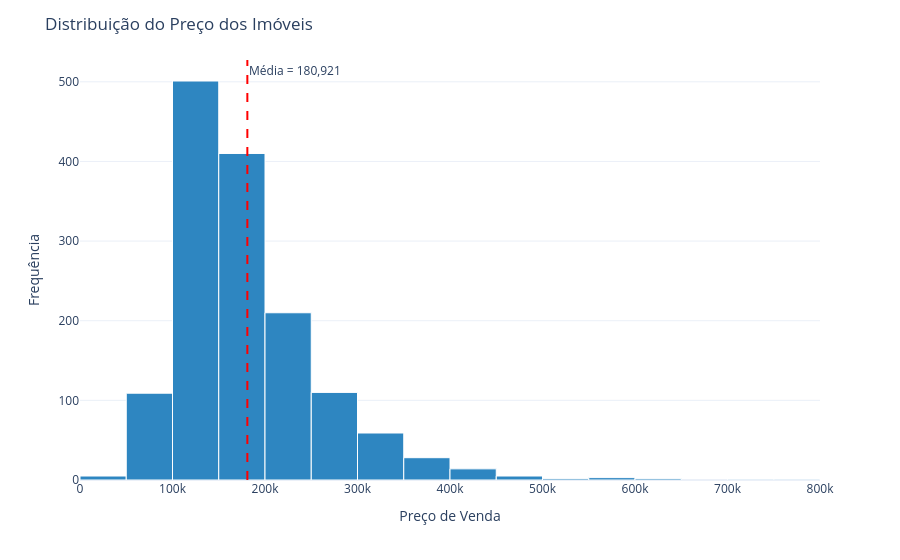

The notebook cell this image was saved under:
### Markdown cell above
## 5.3 Distribuição das Variáveis

Após a análise das medidas descritivas, foram construídos histogramas, gráficos de densidade e boxplots para investigar o comportamento das principais variáveis utilizadas no estudo. Essas representações gráficas complementam a estatística descritiva, permitindo visualizar aspectos que nem sempre são evidentes apenas por meio das medidas numéricas.

Por meio desses gráficos, é possível avaliar a forma da distribuição dos dados, identificar a presença de assimetria, verificar a ocorrência de valores extremos (outliers) e analisar o grau de dispersão das observações. Essas informações são fundamentais para compreender o comportamento das variáveis e orientar a escolha do modelo estatístico mais adequado.

Além disso, a análise gráfica permite verificar se as características observadas nas distribuições são compatíveis com os pressupostos dos modelos considerados, fornecendo evidências importantes para a justificativa da utilização do Modelo Linear Generalizado (MLG) na etapa de modelagem.

### Code cell
# ==========================================================
# HISTOGRAMA DO PREÇO DOS IMÓVEIS
# ==========================================================

fig = px.histogram(
    dados,
    x="SalePrice",
    nbins=30,
    color_discrete_sequence=["#2E86C1"]
)

fig.update_traces(
    marker_line_color="white",
    marker_line_width=1
)

media = dados["SalePrice"].mean()

fig.add_vline(
    x=media,
    line_dash="dash",
    line_color="red",
    annotation_text=f"Média = {media:,.0f}",
    annotation_position="top right"
)

fig.update_layout(
    title="Distribuição do Preço dos Imóveis",
    xaxis_title="Preço de Venda",
    yaxis_title="Frequência",
    template="plotly_white"
)

fig.show()

### Figure 1 — Plotly figure (JSON) as saved in the notebook; plotly's stock layout.template omitted (floating-point values rounded to 4 significant figures; data arrays with more than 128 entries replaced by an {"elided": "..."} marker saying what was removed)
{"data": [{"bingroup": "x", "hovertemplate": "SalePrice=%{x}<br>count=%{y}<extra></extra>", "legendgroup": "", "marker": {"color": "#2E86C1", "line": {"color": "white", "width": 1}, "pattern": {"shape": ""}}, "name": "", "nbinsx": 30, "orientation": "v", "showlegend": false, "type": "histogram", "x": {"elided": "1460 int values"}, "xaxis": "x", "yaxis": "y"}], "layout": {"annotations": [{"showarrow": false, "text": "Média = 180,921", "x": 180900.0, "xanchor": "left", "xref": "x", "y": 1, "yanchor": "top", "yref": "y domain"}], "barmode": "relative", "legend": {"tracegroupgap": 0}, "margin": {"t": 60}, "shapes": [{"line": {"color": "red", "dash": "dash"}, "type": "line", "x0": 180900.0, "x1": 180900.0, "xref": "x", "y0": 0, "y1": 1, "yref": "y domain"}], "title": {"text": "Distribuição do Preço dos Imóveis"}, "xaxis": {"anchor": "y", "domain": [0, 1], "title": {"text": "Preço de Venda"}}, "yaxis": {"anchor": "x", "domain": [0, 1], "title": {"text": "Frequência"}}}}
